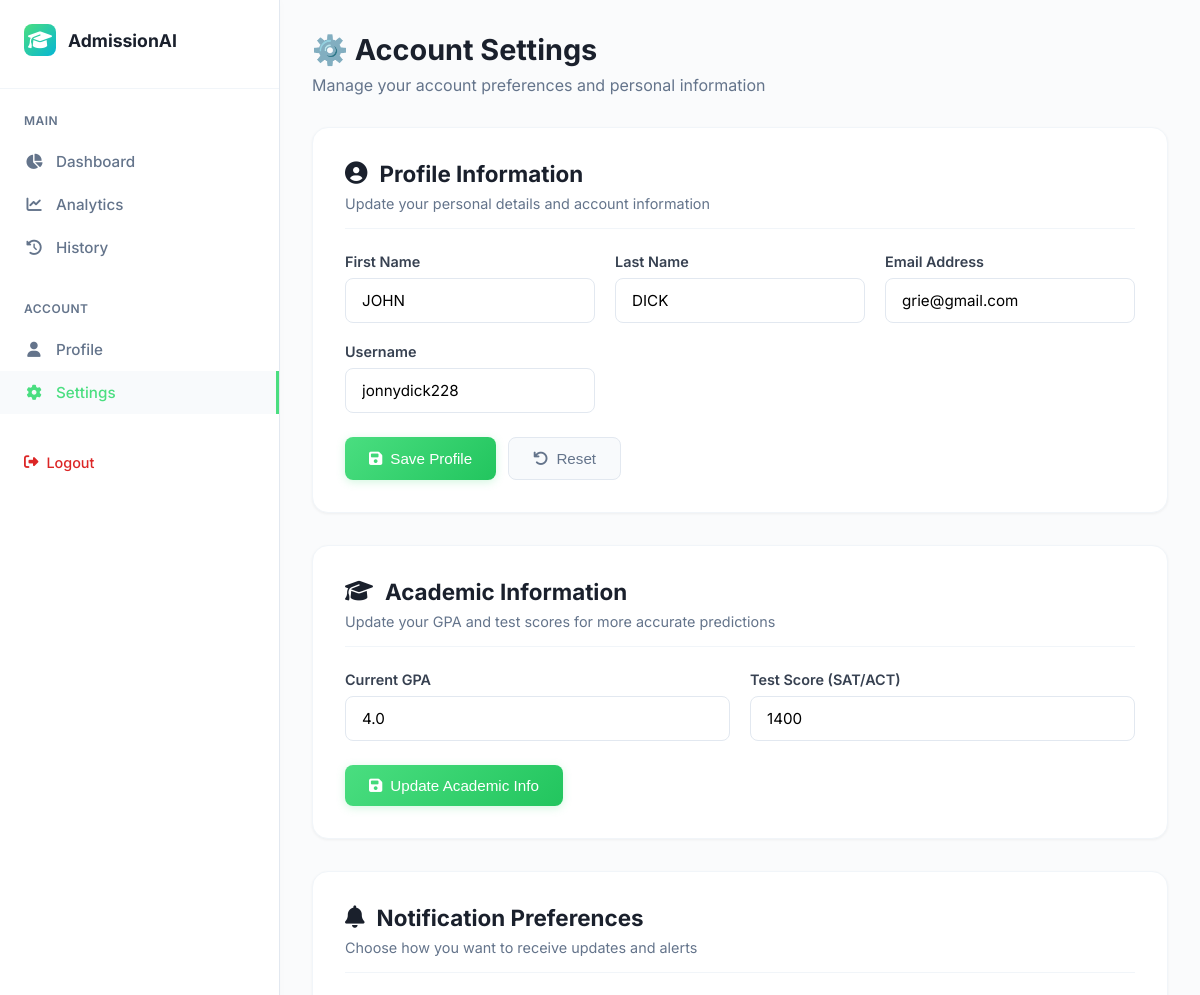
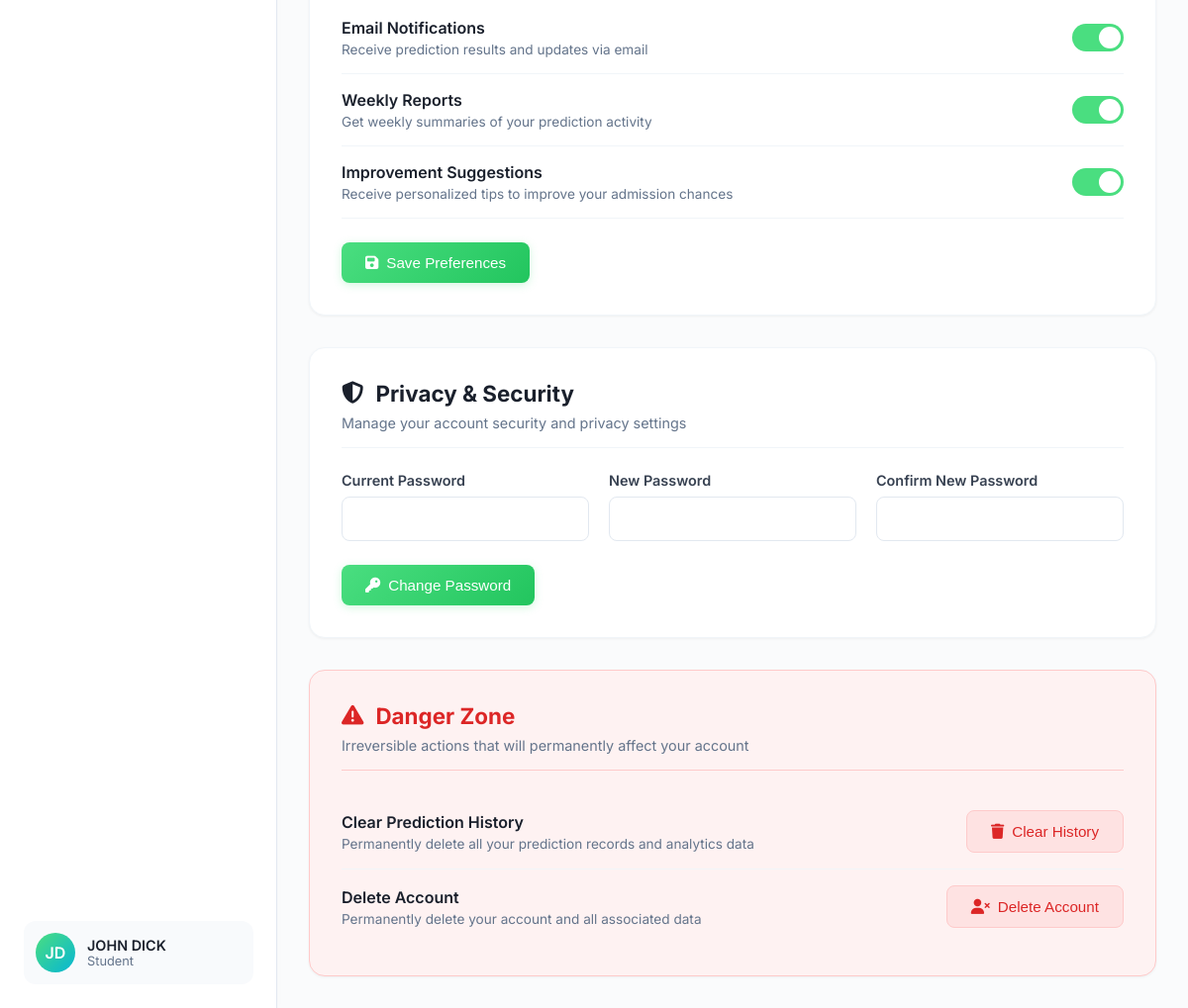
Page /profile (signed in) on the committed database (2 pictures, top to bottom).
### tables this page shows
CREATE TABLE users (
            id INTEGER PRIMARY KEY AUTOINCREMENT,
            username TEXT UNIQUE NOT NULL,
            email TEXT UNIQUE NOT NULL,
            password_hash TEXT NOT NULL,
            first_name TEXT NOT NULL,
            last_name TEXT NOT NULL,
            role TEXT DEFAULT 'student',
            gpa REAL DEFAULT 0.0,
            test_score INTEGER DEFAULT 0,
            entry_score REAL DEFAULT 0.0,
            created_at TIMESTAMP DEFAULT CURRENT_TIMESTAMP,
            last_login TIMESTAMP,
            is_active BOOLEAN DEFAULT 1
        );

### app.py (the view)
@app.route('/profile')
@login_required
def profile():
    user = get_user_by_id(session['user_id'])
    if not user:
        return redirect(url_for('login'))
    return render_template('settings.html', user=user)

### app.py (called while the page is built)
def login_required(f):
    @wraps(f)
    def decorated_function(*args, **kwargs):
        if 'user_id' not in session:
            return redirect(url_for('login'))
        return f(*args, **kwargs)
    return decorated_function

def get_user_by_id(user_id):
    conn = sqlite3.connect('admission_predictor.db')
    cursor = conn.cursor()
    cursor.execute('SELECT * FROM users WHERE id = ?', (user_id,))
    user = cursor.fetchone()
    conn.close()
    return user

### templates/settings.html (shortened to what this page needs)
<!DOCTYPE html>
<html lang="en">
<head>
    <link href="https://cdnjs.cloudflare.com/ajax/libs/font-awesome/6.4.0/css/all.min.css" rel="stylesheet">
</head>
<body>
    <div class="dashboard-container">
        <div class="sidebar">
            <div class="logo">
                <div class="logo-icon">
                    <i class="fas fa-graduation-cap"></i>
                </div>
                <div class="logo-text">AdmissionAI</div>
            </div>
            <div class="nav-section">
                <div class="nav-title">Main</div>
                <a href="{{ url_for('student_dashboard') }}" class="nav-item">
                    <i class="fas fa-chart-pie"></i>
                    Dashboard
                </a>
                <a href="{{ url_for('analytics') }}" class="nav-item">
                    <i class="fas fa-chart-line"></i>
                    Analytics
                </a>
                <a href="{{ url_for('history') }}" class="nav-item">
                    <i class="fas fa-history"></i>
                    History
                </a>
            </div>
            <div class="nav-section">
                <div class="nav-title">Account</div>
                <a href="{{ url_for('profile') }}" class="nav-item">
                    <i class="fas fa-user"></i>
                    Profile
                </a>
                <a href="{{ url_for('settings') }}" class="nav-item active">
                    <i class="fas fa-cog"></i>
                    Settings
                </a>
            </div>
            <div class="user-profile">
                <div class="user-avatar">
                    {% if user[4] and user[5] %}
                        {{ user[4][0].upper() }}{{ user[5][0].upper() }}
                    {% else %}
                        <i class="fas fa-user"></i>
                    {% endif %}
                </div>
                <div class="user-info">
                    <h4>{{ user[4] }} {{ user[5] }}</h4>
                    <p>{{ user[6].title() if user[6] else 'Student' }}</p>
                </div>
            </div>
            <a href="{{ url_for('logout') }}" class="logout-btn" style="margin-left: 24px;">
                <i class="fas fa-sign-out-alt"></i>
                Logout
            </a>
        </div>
        <div class="main-content">
            <div class="header">
                <h1>⚙️ Account Settings</h1>
                <p>Manage your account preferences and personal information</p>
            </div>
            <div class="settings-grid">
                <div class="settings-card">
                    <div class="card-header">
                        <h2><i class="fas fa-user-circle"></i> Profile Information</h2>
                        <p>Update your personal details and account information</p>
                    </div>
                    <form method="POST" action="{{ url_for('update_profile') }}">
                        <div class="form-grid">
                            <div class="form-group">
                                <label for="first_name">First Name</label>
                                <input type="text" id="first_name" name="first_name" value="{{ user[4] if user[4] else '' }}" required>
                            </div>
                            <div class="form-group">
                                <label for="last_name">Last Name</label>
                                <input type="text" id="last_name" name="last_name" value="{{ user[5] if user[5] else '' }}" required>
                            </div>
                            <div class="form-group">
                                <label for="email">Email Address</label>
                                <input type="email" id="email" name="email" value="{{ user[2] if user[2] else '' }}" required>
                            </div>
                            <div class="form-group">
                                <label for="username">Username</label>
                                <input type="text" id="username" name="username" value="{{ user[1] if user[1] else '' }}" required>
                            </div>
                        </div>
                        <div class="form-actions">
                            <button type="submit" class="btn btn-primary">
                                <i class="fas fa-save"></i> Save Profile
                            </button>
                            <button type="reset" class="btn btn-secondary">
                                <i class="fas fa-undo"></i> Reset
                            </button>
                        </div>
                    </form>
                </div>
                <div class="settings-card">
                    <div class="card-header">
                        <h2><i class="fas fa-graduation-cap"></i> Academic Information</h2>
                        <p>Update your GPA and test scores for more accurate predictions</p>
                    </div>
                    <form method="POST" action="{{ url_for('update_academic') }}">
                        <div class="form-grid">
                            <div class="form-group">
                                <label for="gpa">Current GPA</label>
                                <input type="number" id="gpa" name="gpa" step="0.01" min="0" max="4.0"
                                       value="{{ user[7] if user[7] else '' }}" placeholder="e.g., 3.75">
                            </div>
                            <div class="form-group">
                                <label for="test_score">Test Score (SAT/ACT)</label>
                                <input type="number" id="test_score" name="test_score" min="200" max="1600"
                                       value="{{ user[8] if user[8] else '' }}" placeholder="e.g., 1350">
                            </div>
                        </div>
                        <div class="form-actions">
                            <button type="submit" class="btn btn-primary">
                                <i class="fas fa-save"></i> Update Academic Info
                            </button>
                        </div>
                    </form>
                </div>
                <div class="settings-card">
                    <div class="card-header">
                        <h2><i class="fas fa-bell"></i> Notification Preferences</h2>
                        <p>Choose how you want to receive updates and alerts</p>
                    </div>
                    <div class="setting-item">
                        <div class="setting-info">
                            <h4>Email Notifications</h4>
                            <p>Receive prediction results and updates via email</p>
                        </div>
                        <label class="toggle">
                            <span class="slider"></span>
                        </label>
                    </div>
                    <div class="setting-item">
                        <div class="setting-info">
                            <h4>Weekly Reports</h4>
                            <p>Get weekly summaries of your prediction activity</p>
                        </div>
                        <label class="toggle">
                            <span class="slider"></span>
                        </label>
                    </div>
                    <div class="setting-item">
                        <div class="setting-info">
                            <h4>Improvement Suggestions</h4>
                            <p>Receive personalized tips to improve your admission chances</p>
                        </div>
                        <label class="toggle">
                            <span class="slider"></span>
                        </label>
                    </div>
                    <div class="form-actions">
                        <button type="button" class="btn btn-primary" onclick="saveNotificationSettings()">
                            <i class="fas fa-save"></i> Save Preferences
                        </button>
                    </div>
                </div>
                <div class="settings-card">
                    <div class="card-header">
                        <h2><i class="fas fa-shield-alt"></i> Privacy & Security</h2>
                        <p>Manage your account security and privacy settings</p>
                    </div>
                    <form method="POST" action="{{ url_for('change_password') }}">
                        <div class="form-grid">
                            <div class="form-group">
                                <label for="current_password">Current Password</label>
                                <input type="password" id="current_password" name="current_password" required>
                            </div>
                            <div class="form-group">
                                <label for="new_password">New Password</label>
                                <input type="password" id="new_password" name="new_password" required>
                            </div>
                            <div class="form-group">
                                <label for="confirm_password">Confirm New Password</label>
                                <input type="password" id="confirm_password" name="confirm_password" required>
                            </div>
                        </div>
                        <div class="form-actions">
                            <button type="submit" class="btn btn-primary">
                                <i class="fas fa-key"></i> Change Password
                            </button>
                        </div>
                    </form>
                </div>
                <div class="settings-card danger-zone">
                    <div class="card-header">
                        <h2><i class="fas fa-exclamation-triangle"></i> Danger Zone</h2>
                        <p>Irreversible actions that will permanently affect your account</p>
                    </div>
                    <div class="setting-item">
                        <div class="setting-info">
                            <h4>Clear Prediction History</h4>
                            <p>Permanently delete all your prediction records and analytics data</p>
                        </div>
                        <button class="btn btn-danger" onclick="confirmClearHistory()">
                            <i class="fas fa-trash"></i> Clear History
                        </button>
                    </div>
                    <div class="setting-item">
                        <div class="setting-info">
                            <h4>Delete Account</h4>
                            <p>Permanently delete your account and all associated data</p>
                        </div>
                        <button class="btn btn-danger" onclick="confirmDeleteAccount()">
                            <i class="fas fa-user-times"></i> Delete Account
                        </button>
                    </div>
                </div>
            </div>
        </div>
    </div>
</body>
</html>

### rows in the picture
users: first_name "J", last_name "D", first_name "JOHN", last_name "DICK", role "Student", email "grie@gmail.com", username "jonnydick228", gpa "4.0", test_score "1400"
